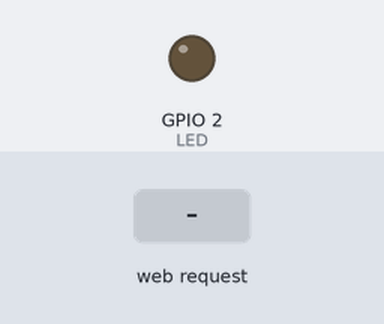
Bench run of a sketch on a simulated ESP32. Parts: output pins drawn as LEDs (lit = HIGH). The test bench sets the inputs (shaded band). What the sketch prints to the serial monitor is not drawn.

Above: at 1.2 s.
1.3 s: HTTP request GET /on received
At 2.5 s:
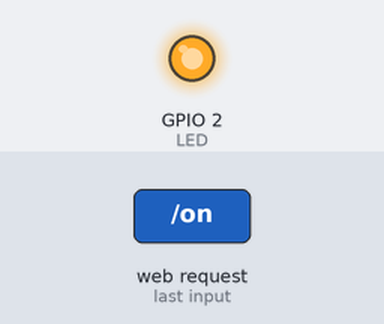
2.8 s: HTTP request GET /off received
At 3.6 s:
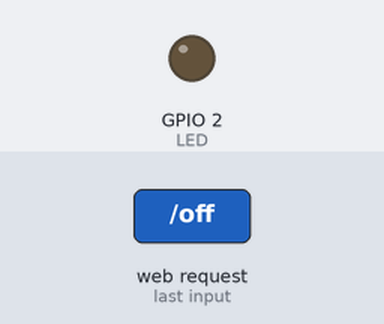
Timing chart, 0 to 5.8 s (numbered marks = the images above; inputs shaded):
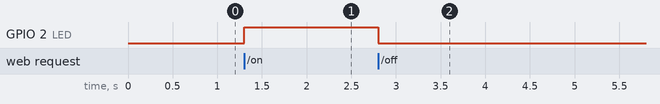

Measured:
- after the input at 1.3 s, GPIO 2 (LED): LOW → HIGH at once
- after the input at 2.8 s, GPIO 2 (LED): HIGH → LOW at once

The sketch:

WebServer_Led.ino
```cpp
#include <WiFi.h>
#include <WebServer.h>

const char* ssid = "ESP32-AP";
const char* password = "1234";

WebServer server(80);  // Cria o servidor na porta 80

#define LED 2  // Pino do LED

// Página principal do servidor
void handleRoot() {
    String html = "<h1>Controle de LED com ESP32</h1>";
    html += "<p><a href='/on'><button style='font-size:20px;'>Ligar LED</button></a></p>";
    html += "<p><a href='/off'><button style='font-size:20px;'>Desligar LED</button></a></p>";
    server.send(200, "text/html", html);
}


void handleLEDOn() {
    digitalWrite(LED, HIGH);
}


void handleLEDOff() {
    digitalWrite(LED, LOW);
}

void setup() {
    pinMode(LED, OUTPUT);
    Serial.begin(115200);

    // Configurar ESP32 como Access Point (AP)
    WiFi.softAP(ssid, password);
    IPAddress IP = WiFi.softAPIP();
    Serial.print("ESP32 IP: ");
    Serial.println(IP);

    // Definir rotas do servidor
    server.on("/", handleRoot);
    server.on("/on", handleLEDOn);
    server.on("/off", handleLEDOff);
    server.begin();
    Serial.println("Servidor iniciado...");
}

void loop() {
    server.handleClient(); // Mantém o servidor ativo
}
```
